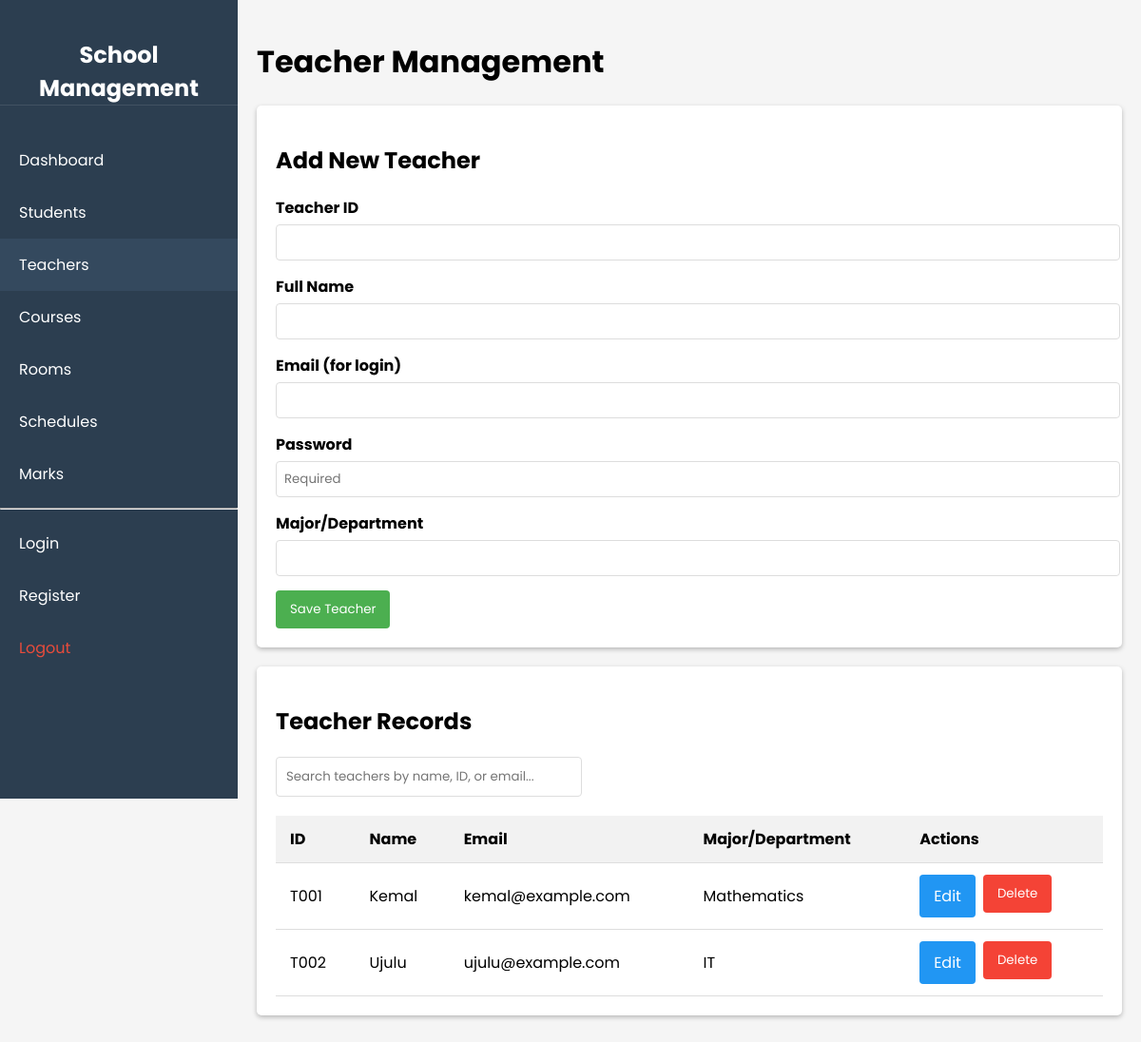
Screenshot of /teachers.php (signed in) with the database file from the repository.
### tables this page shows
CREATE TABLE teachers (
    t_id VARCHAR(10) PRIMARY KEY,
    t_name VARCHAR(50) NOT NULL,
    email VARCHAR(100) UNIQUE,
    major VARCHAR(30),
    phone VARCHAR(20) DEFAULT NULL
);

### teachers.php (the view, shortened to what this page needs)
<?php
require_once "dbcon.php";
$teacher = ['t_id' => '', 't_name' => '', 'email' => '', 'major' => ''];
$teachers = [];
$result = $db->query("SELECT t_id, t_name, email, major FROM teachers ORDER BY t_name");
if ($result) {
    $teachers = $result->fetch_all(MYSQLI_ASSOC);
}
?>
<!DOCTYPE html>
<html lang="en">
<head>
    <link rel="stylesheet" href="css/students.css">
</head>
<body>
    <div class="container">
        <?php require_once "sidebar.php"; ?>
        <div class="main-content">
            <h1>Teacher Management</h1>
            <div class="card">
                <h2><?php echo empty($_GET['edit']) ? 'Add New Teacher' : 'Edit Teacher'; ?></h2>
                <form method="POST" action="teachers.php<?php echo isset($_GET['edit']) ? '?edit=' . htmlspecialchars($_GET['edit']) : ''; ?>">
                    <div class="form-group">
                        <label for="t_id">Teacher ID</label>
                        <input type="text" id="t_id" name="t_id"
                               value="<?php echo htmlspecialchars($teacher['t_id']); ?>" required>
                    </div>
                    <div class="form-group">
                        <label for="t_name">Full Name</label>
                        <input type="text" id="t_name" name="t_name"
                               value="<?php echo htmlspecialchars($teacher['t_name']); ?>" required>
                    </div>
                    <div class="form-group">
                        <label for="email">Email (for login)</label>
                        <input type="email" id="email" name="email"
                               value="<?php echo htmlspecialchars($teacher['email'] ?? ''); ?>" <?php echo empty($_GET['edit']) ? 'required' : ''; ?>>
                    </div>
                    <div class="form-group">
                        <label for="password">Password</label>
                        <input type="password" id="password" name="password" minlength="6"
                               placeholder="<?php echo isset($_GET['edit']) ? 'Leave blank to keep current' : 'Required'; ?>"
                               <?php echo empty($_GET['edit']) ? 'required' : ''; ?>>
                    </div>
                    <div class="form-group">
                        <label for="major">Major/Department</label>
                        <input type="text" id="major" name="major"
                               value="<?php echo htmlspecialchars($teacher['major']); ?>">
                    </div>
                    <button type="submit" name="save_teacher">Save Teacher</button>
                </form>
            </div>
            <div class="card">
                <h2>Teacher Records</h2>
                <div class="search-box">
                    <input type="text" id="searchInput" placeholder="Search teachers by name, ID, or email...">
                </div>
                <table id="teacherTable">
                    <thead>
                        <tr>
                            <th>ID</th>
                            <th>Name</th>
                            <th>Email</th>
                            <th>Major/Department</th>
                            <th>Actions</th>
                        </tr>
                    </thead>
                    <tbody>
                        <?php foreach ($teachers as $t): ?>
                            <tr>
                                <td><?php echo htmlspecialchars($t['t_id']); ?></td>
                                <td><?php echo htmlspecialchars($t['t_name']); ?></td>
                                <td><?php echo htmlspecialchars($t['email'] ?? 'N/A'); ?></td>
                                <td><?php echo htmlspecialchars($t['major'] ?? 'N/A'); ?></td>
                                <td class="btn-container">
                                    <a href="teachers.php?edit=<?php echo urlencode($t['t_id']); ?>" class="btn btn-edit">Edit</a>
                                    <form method="POST" action="teachers.php" style="display:inline;">
                                        <button type="submit" name="delete_teacher" class="btn btn-danger"
                                                onclick="return confirm('Are you sure you want to delete this teacher and their login account?')">Delete</button>
                                    </form>
                                </td>
                            </tr>
                        <?php endforeach; ?>
                    </tbody>
                </table>
            </div>
        </div>
    </div>
</body>
</html>

### css/students.css (style rules this page uses)
* { font-family: 'Poppins', Arial, sans-serif; }
body { margin: 0; padding: 0; background-color: #f5f5f5; }
.container { min-height: 100vh; }
.main-content { margin-left: 250px; padding: 20px; }
.card { background: white; border-radius: 5px; box-shadow: 0 2px 5px rgba(0,0,0,0.25); padding: 20px; margin-bottom: 20px; }
table { width: 100%; border-collapse: collapse; }
th, td { padding: 12px 15px; text-align: left; border-bottom: 1px solid #ddd; }
th { background-color: #f2f2f2; }
.form-group { margin-bottom: 15px; }
label { display: block; margin-bottom: 5px; font-weight: bold; }
input, select { width: 100%; padding: 8px; border: 1px solid #ddd; border-radius: 4px; }
button { background-color: #4CAF50; color: white; padding: 10px 15px; border: none; border-radius: 4px; cursor: pointer; text-decoration: none; }
.btn { color: white; padding: 10px 15px; border: none; border-radius: 4px; cursor: pointer; text-decoration: none; }
.btn-container { display: flex; gap: 8px; }
.btn-danger { background-color: #f44336; }
.btn-edit { background-color: #2196F3; }
.search-box { margin-bottom: 20px; }
.search-box input { width: 300px; padding: 10px; }

### rows the page displays
teachers: t_id "T001", t_name "Kemal", email "kemal@example.com", major "Mathematics"
teachers: t_id "T002", t_name "Ujulu", email "ujulu@example.com", major "IT"
